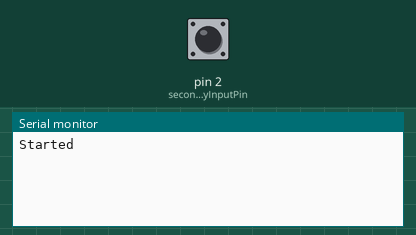
Bench run of a sketch on a simulated Arduino Uno, built with avr-gcc and run on an emulated ATmega328P. Parts: the last lines printed to the serial monitor. The test bench sets the inputs (shaded band); at power-on: pin 2 (secondaryInputPin) HIGH.

Above: at 1.2 s.
1.3 s: pin 2 (secondaryInputPin) pulled LOW for 0.15 s
At 2.1 s:
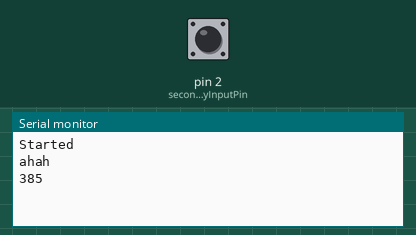
2.9 s: pin 2 (secondaryInputPin) pulled LOW for 1 s
At 3.3 s:
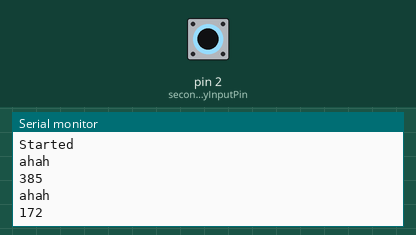
5.4 s: pin 2 (secondaryInputPin) pulled LOW for 0.15 s
At 6.4 s:
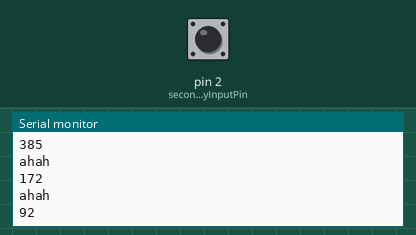

Measured:
- after the input at 1.3 s, the serial monitor: prints a new line at once (image 1)
- after the input at 2.9 s, the serial monitor: prints a new line at once (image 2)
- after the input at 5.4 s, the serial monitor: prints a new line at once (image 3)

The sketch:

RPM_sensor_v3.0.ino
```cpp
const int primaryInputPin = 13;
const int secondaryInputPin = 2;

volatile int primaryState = HIGH;
volatile int secondaryState = HIGH;

volatile uint32_t primaryTimer1;
volatile uint32_t primaryTimer2;
volatile uint32_t secondaryTimer1;
volatile uint32_t secondaryTimer2;
volatile uint32_t averagedPrimaryInterval;
volatile uint32_t averagedSecondaryInterval;

volatile uint32_t primaryIntervals[8] = {0, 0, 0, 0, 0, 0, 0, 0};
volatile uint32_t secondaryIntervals[8] = {0, 0, 0, 0, 0, 0, 0, 0};
volatile int primaryArrayIndex = 0;
volatile int primaryArraySum = 0;
volatile int secondaryArrayIndex = 0;
volatile int secondaryArraySum = 0;

const int magnetsOnPrimary = 2;
const int magnetsOnSecondary = 2;

const int resetPin = 10;

void setup() {
  // put your setup code here, to run once:
  pinMode(primaryInputPin, INPUT_PULLUP);
  pinMode(secondaryInputPin, INPUT_PULLUP);
  attachInterrupt(digitalPinToInterrupt(primaryInputPin), primaryIncrement, FALLING);
  attachInterrupt(digitalPinToInterrupt(secondaryInputPin), secondaryIncrement, FALLING);
  primaryTimer1 = millis();
  secondaryTimer1 = millis();
  Serial.begin(9600);
  Serial.println("Started");
}

void loop() {
}

void primaryIncrement() {
  Serial.println("haha");
  primaryTimer2 = millis();
  primaryArrayIndex = (++primaryArrayIndex) % 8;
  primaryIntervals[primaryArrayIndex] = primaryTimer2 - primaryTimer1;
  primaryTimer1 = primaryTimer2;
  for (int i = 0; i < 10; i++) {
    primaryArraySum += primaryIntervals[i];
  }
  averagedPrimaryInterval = 1000000 / (16 * (primaryArraySum / 8));
  Serial.println(averagedPrimaryInterval);
  primaryArraySum = 0;
}


void secondaryIncrement() {
  Serial.println("ahah");
  secondaryTimer2 = millis();
  secondaryArrayIndex = (++secondaryArrayIndex) % 8;
  secondaryIntervals[secondaryArrayIndex] = secondaryTimer2 - secondaryTimer1;
  secondaryTimer1 = secondaryTimer2;
  for (int i = 0; i < 10; i++) {
    secondaryArraySum += secondaryIntervals[i];
  }
  averagedSecondaryInterval = 1000000 / (16 * (secondaryArraySum / 8));
  Serial.println(averagedSecondaryInterval);
  secondaryArraySum = 0;
}
```
